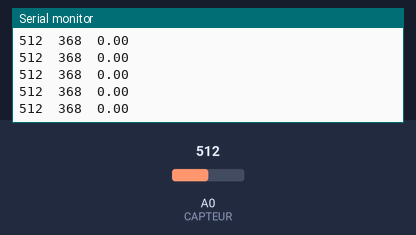
Simulated run of this sketch. Board: Arduino Uno, built with avr-gcc and run on an emulated ATmega328P. Parts: the last lines printed to the serial monitor. The inputs (shaded band) are chosen by the test bench; at power-on: A0 (CAPTEUR) = 512.

Above: at 1.2 s.
1.3 s: A0 (CAPTEUR) set to 490
At 2.4 s:
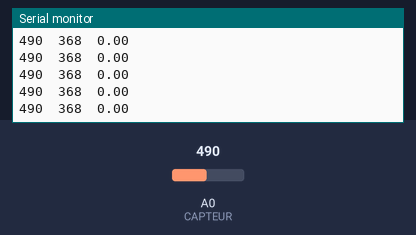
2.8 s: A0 (CAPTEUR) set to 510
At 3.4 s:
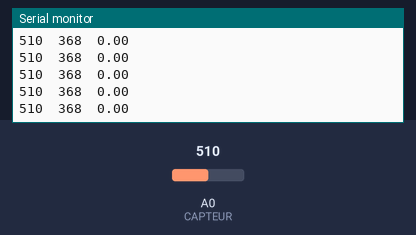
Timing chart, 0 to 5.8 s (numbered marks = the images above; inputs shaded):
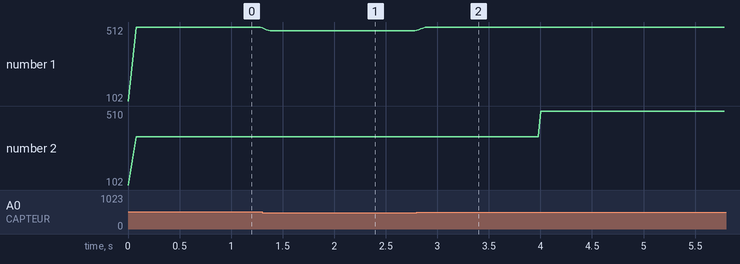

Measured:
- after the input at 1.3 s, the serial monitor: prints a new line at once (image 1)
- after the input at 2.8 s, the serial monitor: prints a new line at once (image 2)
- plotted number 1: 512 → 490 after the input at 1.3 s, 490 → 510 after the input at 2.8 s
- plotted number 2: 368 → 510 after the input at 2.8 s

The sketch:

Test_v2.ino
```cpp
const byte CAPTEUR = A0;
const unsigned long PERIODE = 20;
const byte N = 5;

int valeurs[N] = {0};
byte indice = 0;
long somme = 0;

unsigned long prochaineMesure = 0;
unsigned long debutFenetre = 0;
unsigned long dernierBattement = 0;

int minimumSignal = 1023;
int maximumSignal = 0;
bool precedentAuDessus = false;
float bpm = 0;

void setup() {
  Serial.begin(115200);
  prochaineMesure = millis();
  debutFenetre = millis();
}

void loop() {
  unsigned long maintenant = millis();

  if ((long)(maintenant - prochaineMesure) < 0) {
    return;
  }

  prochaineMesure += PERIODE;

  int brut = analogRead(CAPTEUR);

  somme -= valeurs[indice];
  valeurs[indice] = brut;
  somme += brut;
  indice = (indice + 1) % N;

  int filtre = somme / N;

  if (maintenant - debutFenetre >= 4000) {
    minimumSignal = filtre;
    maximumSignal = filtre;
    debutFenetre = maintenant;
  }

  if (filtre < minimumSignal) minimumSignal = filtre;
  if (filtre > maximumSignal) maximumSignal = filtre;

  int amplitude = maximumSignal - minimumSignal;
  int seuil = minimumSignal + 0.65 * amplitude;

  bool auDessus = amplitude > 20 && filtre > seuil;

  if (auDessus && !precedentAuDessus &&
      maintenant - dernierBattement >= 500) {

    if (dernierBattement != 0) {
      unsigned long intervalle = maintenant - dernierBattement;

      if (intervalle >= 500 && intervalle <= 2000) {
        bpm = 60000.0 / intervalle;
      }
    }

    dernierBattement = maintenant;
  }

  precedentAuDessus = auDessus;

  Serial.print(filtre);
  Serial.print('\t');
  Serial.print(seuil);
  Serial.print('\t');
  Serial.println(bpm);
}
```
